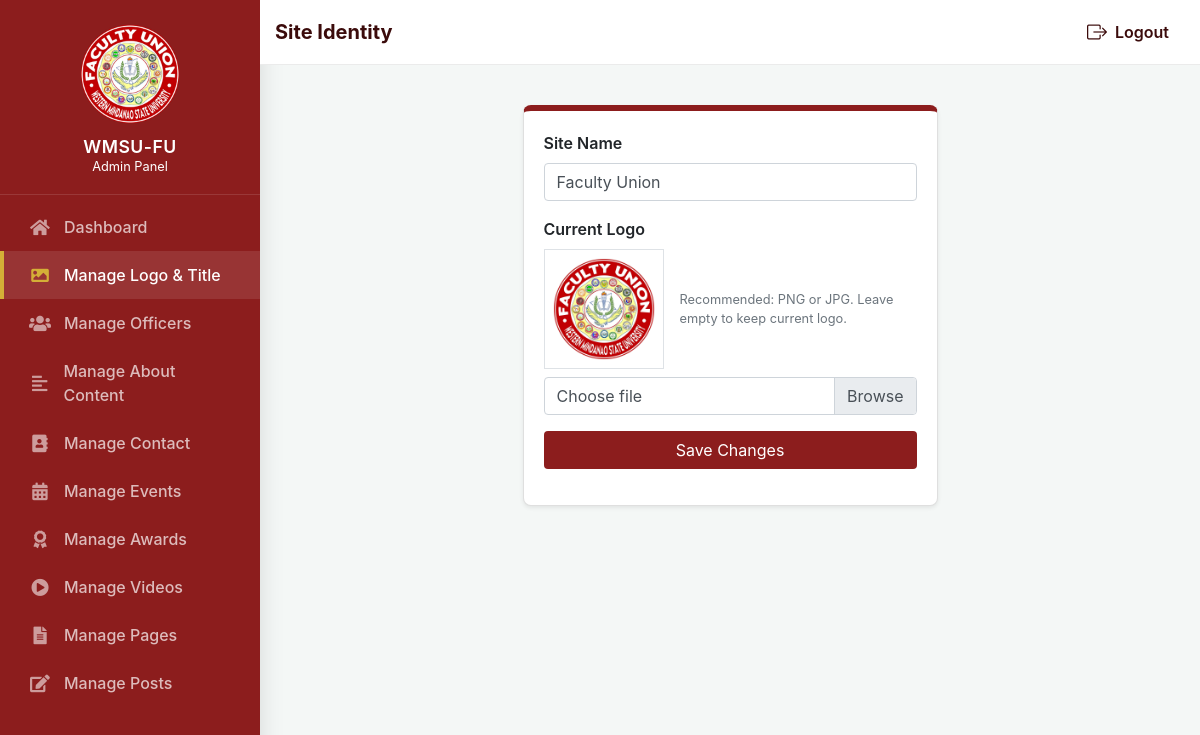
/admins/manage_site.php (signed in), run on the app's committed database.
### tables this page shows
CREATE TABLE `site_settings` (
  `id` int(11) NOT NULL,
  `site_name` varchar(255) NOT NULL,
  `logo_path` varchar(255) NOT NULL,
  `updated_at` timestamp NULL DEFAULT current_timestamp() ON UPDATE current_timestamp()
);

### admins/manage_site.php (the view, shortened to what this page needs)
<?php
require_once('sidebar.php');
$database = new Database();
$db = $database->getConnection();
require_once('navbar.php');
$error = "";
$settings = [
    'site_name' => 'Faculty Union',
    'logo_path' => '../images/facultyunion.png'
];
if ($db instanceof PDO) {
    try {
        $settings_query = $db->query("SELECT * FROM site_settings WHERE id = 1");
        $fetched_settings = $settings_query ? $settings_query->fetch(PDO::FETCH_ASSOC) : false;
        if (is_array($fetched_settings)) {
            $settings = array_merge($settings, $fetched_settings);
        }
    } catch (PDOException $exception) {
        $error = $error ?: "Site settings are not available yet.";
    }
}
?>
<!DOCTYPE html>
<html lang="en">
<head>
    <link href="https://stackpath.bootstrapcdn.com/bootstrap/4.5.2/css/bootstrap.min.css" rel="stylesheet">
</head>
<body>
<div class="main-content">
    <div class="row justify-content-center">
        <div class="col-12 col-md-8 col-lg-6">
            <div class="card shadow-sm">
                <div class="card-body">
                    <form method="POST" enctype="multipart/form-data" novalidate>
                        <div class="form-group">
                            <label class="form-label">Site Name</label>
                            <input type="text" name="site_name" class="form-control" value="<?php echo htmlspecialchars($settings['site_name']); ?>" required>
                        </div>
                        <div class="form-group">
                            <label class="form-label">Current Logo</label>
                            <div class="d-flex align-items-center mb-2">
                                <img id="logoPreview" src="../<?php echo htmlspecialchars($settings['logo_path']); ?>" class="logo-preview img-fluid border p-2 mr-3" alt="logo">
                                <div class="small text-muted">Recommended: PNG or JPG. Leave empty to keep current logo.</div>
                            </div>
                            <div class="custom-file">
                                <label class="custom-file-label" for="logo">Choose file</label>
                            </div>
                        </div>
                        <button type="submit" class="btn btn-maroon btn-block mt-3">Save Changes</button>
                    </form>
                </div>
            </div>
        </div>
    </div>
</div>
</body>
</html>

### admins/sidebar.php (style rules this page uses)
:root { --maroon: #8c1d1d; --gold: #d4af37; }
body { background: #f4f7f6; overflow-x: hidden; }
.main-content { margin-left: 260px; padding: 40px; }

### admins/manage_site.php (style rules this page uses)
body { background: #f4f7f6; }
.card { border-top: 6px solid #8c1d1d; border-radius: .5rem; }
.btn-maroon { background: #8c1d1d; color: #fff; }
.logo-preview { max-height: 120px; object-fit: contain; }
.form-label { font-weight: 600; }

### data on the page
site_settings: site_name "Faculty Union", logo_path (picture)

### other printed values
$navtext "Site Identity"
